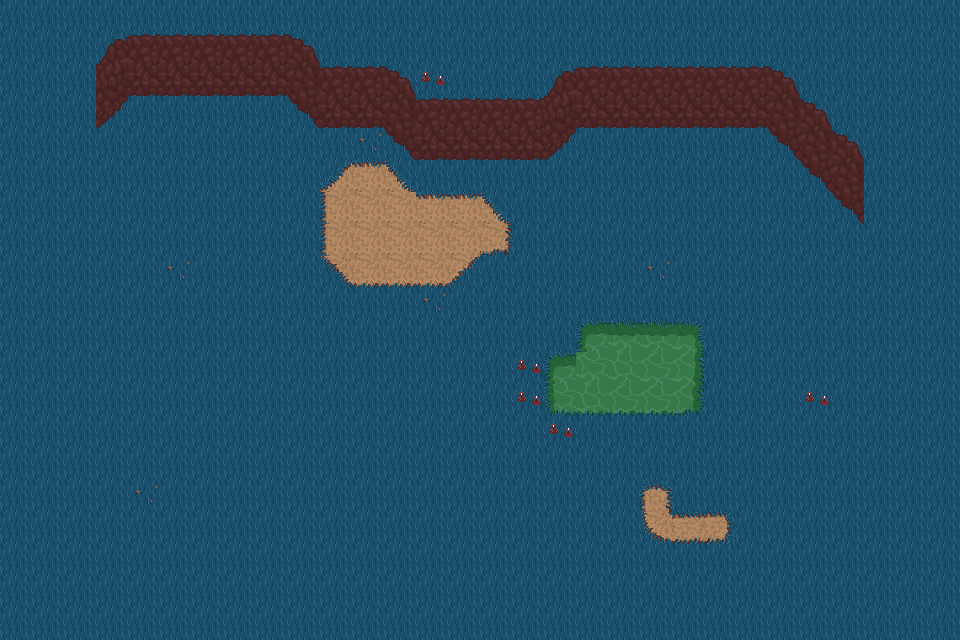

A level layout from a 2D game, rendered from its tile map. Below: a short description, then the map file with its tile-grid data intact:
An orthogonal 30x20 tile map with 32x32 px tiles, 3 tile layers (Background, Obstacles, Foreground).

<map version="1.10" tiledversion="1.10.1" orientation="orthogonal" renderorder="right-up" width="30" height="20" tilewidth="32" tileheight="32" infinite="0" nextlayerid="5" nextobjectid="1">
 <editorsettings>
  <export target="test.xml" format="tmx" />
 </editorsettings>
 <tileset firstgid="1" source="Base_tileset.tsx" />
 <layer id="1" name="Background" width="30" height="20">
  <data encoding="csv">
1,1,1,1,1,1,1,1,1,1,1,1,1,1,1,1,1,1,1,1,1,1,1,1,1,1,1,1,1,1,
1,1,1,1,1,1,1,1,1,1,1,1,1,1,1,1,1,1,1,1,1,1,1,1,1,1,1,1,1,1,
1,1,1,1,1,1,1,1,1,1,1,1,1,81,1,1,1,1,1,1,1,1,1,1,1,1,1,1,1,1,
1,1,1,1,1,1,1,1,1,1,1,1,1,1,1,1,1,1,1,1,1,1,1,1,1,1,1,1,1,1,
1,1,1,1,1,1,1,1,1,1,1,91,1,1,1,1,1,1,1,1,1,1,1,1,1,1,1,1,1,1,
1,1,1,1,1,1,1,1,1,1,47,43,57,1,1,1,1,1,1,1,1,1,1,1,1,1,1,1,1,1,
1,1,1,1,1,1,1,1,1,1,52,53,53,43,43,57,1,1,1,1,1,1,1,1,1,1,1,1,1,1,
1,1,1,1,1,1,1,1,1,1,52,53,53,53,53,64,1,1,1,1,1,1,1,1,1,1,1,1,1,1,
1,1,1,1,1,91,1,1,1,1,76,63,63,63,67,1,1,1,1,1,91,1,1,1,1,1,1,1,1,1,
1,1,1,1,1,1,1,1,1,1,1,1,1,91,1,1,1,1,1,1,1,1,1,1,1,1,1,1,1,1,
1,1,1,1,1,1,1,1,1,1,1,1,1,1,1,1,1,1,228,226,227,228,1,1,1,1,1,1,1,1,
1,1,1,1,1,1,1,1,1,1,1,1,1,1,1,1,81,228,226,227,228,228,1,1,1,1,1,1,1,1,
1,1,1,1,1,1,1,1,1,1,1,1,1,1,1,1,81,226,227,228,228,228,1,1,1,81,1,1,1,1,
1,1,1,1,1,1,1,1,1,1,1,1,1,1,1,1,1,81,1,1,1,1,1,1,1,1,1,1,1,1,
1,1,1,1,1,1,1,1,1,1,1,1,1,1,1,1,1,1,1,1,1,1,1,1,1,1,1,1,1,1,
1,1,1,1,91,1,1,1,1,1,1,1,1,1,1,1,1,1,1,1,45,1,1,1,1,1,1,1,1,1,
1,1,1,1,1,1,1,1,1,1,1,1,1,1,1,1,1,1,1,1,72,66,56,1,1,1,1,1,1,1,
1,1,1,1,1,1,1,1,1,1,1,1,1,1,1,1,1,1,1,1,1,1,1,1,1,1,1,1,1,1,
1,1,1,1,1,1,1,1,1,1,1,1,1,1,1,1,1,1,1,1,1,1,1,1,1,1,1,1,1,1,
1,1,1,1,1,1,1,1,1,1,1,1,1,1,1,1,1,1,1,1,1,1,1,1,1,1,1,1,1,1
</data>
 </layer>
 <layer id="3" name="Obstacles" width="30" height="20">
  <data encoding="csv">
0,0,0,0,0,0,0,0,0,0,0,0,0,0,0,0,0,0,0,0,0,0,0,0,0,0,0,0,0,0,
0,0,0,202,203,203,203,203,203,204,0,0,0,0,0,0,0,0,0,0,0,0,0,0,0,0,0,0,0,0,
0,0,0,212,213,213,213,213,213,214,203,203,204,0,0,0,0,202,203,203,203,203,203,203,204,0,0,0,0,0,
0,0,0,222,0,0,0,0,0,224,213,213,214,203,203,203,203,212,213,213,213,213,213,213,214,204,0,0,0,0,
0,0,0,0,0,0,0,0,0,0,0,0,224,213,213,213,213,222,0,0,0,0,0,0,224,214,204,0,0,0,
0,0,0,0,0,0,0,0,0,0,0,0,0,0,0,0,0,0,0,0,0,0,0,0,0,224,214,0,0,0,
0,0,0,0,0,0,0,0,0,0,0,0,0,0,0,0,0,0,0,0,0,0,0,0,0,0,224,0,0,0,
0,0,0,0,0,0,0,0,0,0,0,0,0,0,0,0,0,0,0,0,0,0,0,0,0,0,0,0,0,0,
0,0,0,0,0,0,0,0,0,0,0,0,0,0,0,0,0,0,0,0,0,0,0,0,0,0,0,0,0,0,
0,0,0,0,0,0,0,0,0,0,0,0,0,0,0,0,0,0,0,0,0,0,0,0,0,0,0,0,0,0,
0,0,0,0,0,0,0,0,0,0,0,0,0,0,0,0,0,0,196,197,197,198,0,0,0,0,0,0,0,0,
0,0,0,0,0,0,0,0,0,0,0,0,0,0,0,0,0,196,0,0,0,208,0,0,0,0,0,0,0,0,
0,0,0,0,0,0,0,0,0,0,0,0,0,0,0,0,0,216,217,217,217,218,0,0,0,0,0,0,0,0,
0,0,0,0,0,0,0,0,0,0,0,0,0,0,0,0,0,0,0,0,0,0,0,0,0,0,0,0,0,0,
0,0,0,0,0,0,0,0,0,0,0,0,0,0,0,0,0,0,0,0,0,0,0,0,0,0,0,0,0,0,
0,0,0,0,0,0,0,0,0,0,0,0,0,0,0,0,0,0,0,0,0,0,0,0,0,0,0,0,0,0,
0,0,0,0,0,0,0,0,0,0,0,0,0,0,0,0,0,0,0,0,0,0,0,0,0,0,0,0,0,0,
0,0,0,0,0,0,0,0,0,0,0,0,0,0,0,0,0,0,0,0,0,0,0,0,0,0,0,0,0,0,
0,0,0,0,0,0,0,0,0,0,0,0,0,0,0,0,0,0,0,0,0,0,0,0,0,0,0,0,0,0,
0,0,0,0,0,0,0,0,0,0,0,0,0,0,0,0,0,0,0,0,0,0,0,0,0,0,0,0,0,0
</data>
 </layer>
 <layer id="4" name="Foreground" width="30" height="20">
  <data encoding="csv">
0,0,0,0,0,0,0,0,0,0,0,0,0,0,0,0,0,0,0,0,0,0,0,0,0,0,0,0,0,0,
0,0,0,0,0,0,0,0,0,0,0,0,0,0,0,0,0,0,0,0,0,0,0,0,0,0,0,0,0,0,
0,0,0,0,0,0,0,0,0,0,0,0,0,0,0,0,0,0,0,0,0,0,0,0,0,0,0,0,0,0,
0,0,0,0,0,0,0,0,0,0,0,0,0,0,0,0,0,0,0,0,0,0,0,0,0,0,0,0,0,0,
0,0,0,0,0,0,0,0,0,0,0,0,0,0,0,0,0,0,0,0,0,0,0,0,0,0,0,0,0,0,
0,0,0,0,0,0,0,0,0,0,0,0,0,0,0,0,0,0,0,0,0,0,0,0,0,0,0,0,0,0,
0,0,0,0,0,0,0,0,0,0,0,0,0,0,0,0,0,0,0,0,0,0,0,0,0,0,0,0,0,0,
0,0,0,0,0,0,0,0,0,0,0,0,0,0,0,0,0,0,0,0,0,0,0,0,0,0,0,0,0,0,
0,0,0,0,0,0,0,0,0,0,0,0,0,0,0,0,0,0,0,0,0,0,0,0,0,0,0,0,0,0,
0,0,0,0,0,0,0,0,0,0,0,0,0,0,0,0,0,0,0,0,0,0,0,0,0,0,0,0,0,0,
0,0,0,0,0,0,0,0,0,0,0,0,0,0,0,0,0,0,0,0,0,0,0,0,0,0,0,0,0,0,
0,0,0,0,0,0,0,0,0,0,0,0,0,0,0,0,0,0,0,0,0,0,0,0,0,0,0,0,0,0,
0,0,0,0,0,0,0,0,0,0,0,0,0,0,0,0,0,0,0,0,0,0,0,0,0,0,0,0,0,0,
0,0,0,0,0,0,0,0,0,0,0,0,0,0,0,0,0,0,0,0,0,0,0,0,0,0,0,0,0,0,
0,0,0,0,0,0,0,0,0,0,0,0,0,0,0,0,0,0,0,0,0,0,0,0,0,0,0,0,0,0,
0,0,0,0,0,0,0,0,0,0,0,0,0,0,0,0,0,0,0,0,0,0,0,0,0,0,0,0,0,0,
0,0,0,0,0,0,0,0,0,0,0,0,0,0,0,0,0,0,0,0,0,0,0,0,0,0,0,0,0,0,
0,0,0,0,0,0,0,0,0,0,0,0,0,0,0,0,0,0,0,0,0,0,0,0,0,0,0,0,0,0,
0,0,0,0,0,0,0,0,0,0,0,0,0,0,0,0,0,0,0,0,0,0,0,0,0,0,0,0,0,0,
0,0,0,0,0,0,0,0,0,0,0,0,0,0,0,0,0,0,0,0,0,0,0,0,0,0,0,0,0,0
</data>
 </layer>
 <objectgroup id="2" name="Objects" />
</map>
